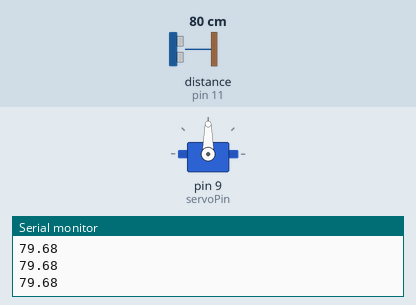
A sketch run on a simulated Arduino Uno, built with avr-gcc and run on an emulated ATmega328P. On the bench: servo, the last lines printed to the serial monitor. Wiring (inferred from the names in the program): ultrasonic range finder: trigger pin 10; echo pin 11. The inputs (shaded band) are chosen by the test bench; at power-on: distance to the obstacle (sensor on pin 11) 80 cm. The echo pulse lasts 58.3 µs per cm.

Above: at 1.2 s.
1.3 s: distance to the obstacle (sensor on pin 11) set to 55 cm
2.8 s: distance to the obstacle (sensor on pin 11) set to 47 cm
At 3.4 s:
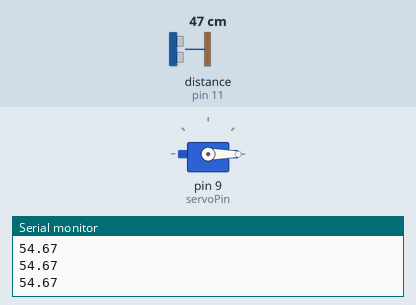
At 5.4 s:
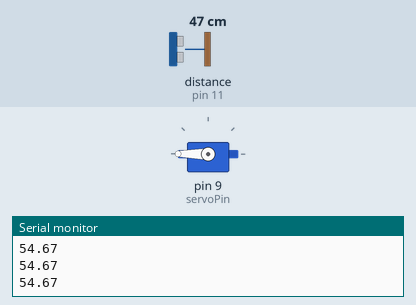
8.0 s: distance to the obstacle (sensor on pin 11) set to 35 cm
Timing chart, 0 to 12.0 s (numbered marks = the images above; inputs shaded):
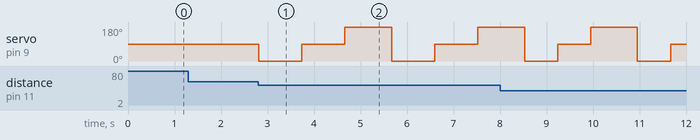

Measured:
- the behaviour switches between 51 and 50 cm on distance to the obstacle (sensor on pin 11) (found by bisection; images 0 and 1)
- after the input at 2.8 s, servo on pin 9 (servoPin): 90° → 0° at once, → 90° 0.93 s later, → 180° 0.93 s later, → 0° 1.0 s later, … (6 changes in this stretch)

The sketch:

blind_cane_final.ino
```cpp
  #include <Servo.h>

Servo myServo;
int delay1;
float distance;
float time;
int servoPin = 9;
const int triggerPIN = 10;
const int echoPIN = 11;
void setup() {
  Serial.begin(9600);  // Start serial communication at 9600 baud rate
  myServo.attach(servoPin);  // Attach the servo to pin 9
 pinMode(triggerPIN,OUTPUT);
 pinMode(echoPIN,INPUT);
}

void loop() {
  digitalWrite(triggerPIN,HIGH);
  delayMicroseconds(10);
  digitalWrite(triggerPIN,LOW);
  delayMicroseconds(2);

  time = pulseIn(echoPIN,HIGH);
  distance = 0.01715 * time;
  if(distance<=50){
  delay1 = map(distance, 0, 50, 100, 1000);  // Map distance to delay value

      myServo.write(0);  // Move the servo to 0 degrees
      delay(delay1);  // Wait for the mapped delay time

      myServo.write(90);  // Move the servo to 90 degrees
      delay(delay1);  // Wait for the mapped delay time

      myServo.write(180);  // Move the servo to 180 degrees
      delay(1000);  }
      else{pinMode(9,LOW);}
      Serial.println(distance);
}
```
